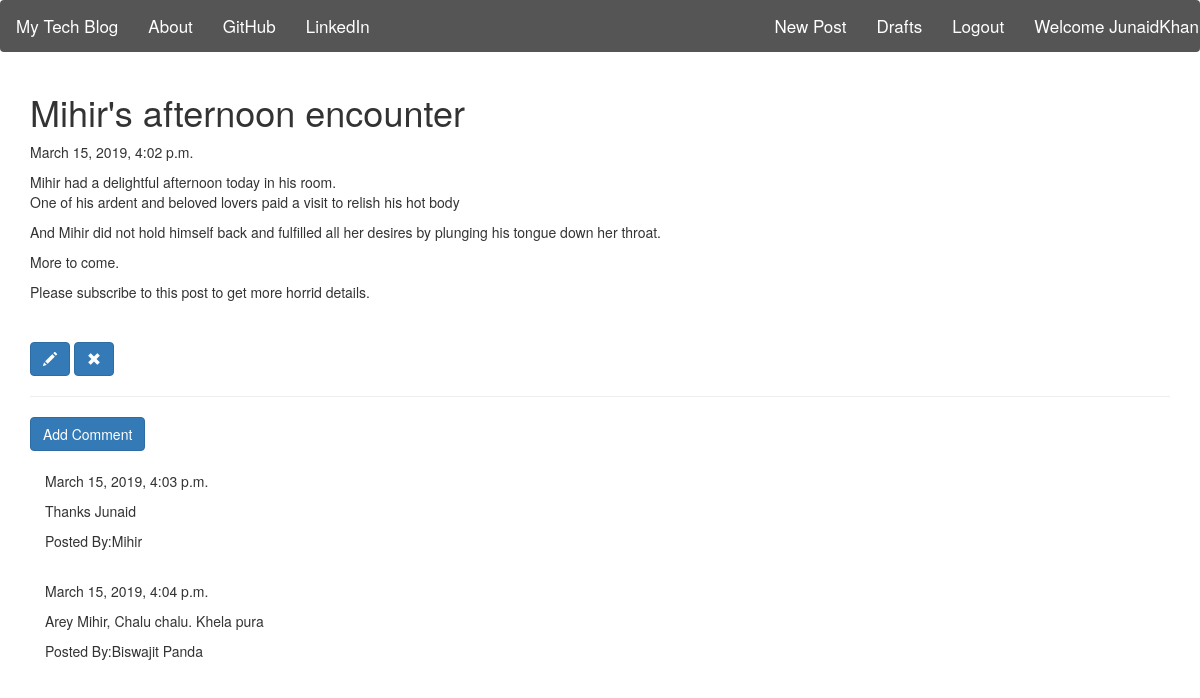
/blog/post/10/ (signed in), run on the app's committed database.
### blog/models.py (models this page shows, shortened)
class Post(models.Model):
    author = models.ForeignKey('auth.User', on_delete = models.CASCADE)
    title = models.CharField(max_length = 200)
    text = models.TextField()
    created_date = models.DateTimeField(default = timezone.now)
    published_date = models.DateTimeField(blank = True, null = True)

class Comment(models.Model):
    post = models.ForeignKey(Post, on_delete = models.CASCADE, related_name = 'comments')
    author = models.CharField(max_length = 200)
    text = models.TextField()
    created_date = models.DateTimeField(default = timezone.now)
    approved_comment = models.BooleanField(default = False)

### blog/views.py (the view)
# urls.py: url(r'^post/(?P<pk>\d+)/$', views.PostDetailView.as_view(), name = 'post_detail'),
class PostDetailView(DetailView):
    model = models.Post

### blog/templates/blog/post_detail.html (shortened to what this page needs)
{% extends 'blog/base.html' %}
{% block body_block %}
  <h1 class="posttitle">{{post.title}}</h1>
  {% if post.published_date %}
    <div class="date postdate">
      {{post.published_date}}
    </div>
  {% else %}
      <a class="btn btn-default" href="{% url 'blog:post_publish' pk=post.pk %}">Publish</a>
  {% endif %}
  <p class = 'postcontent'>{{ post.text|safe|linebreaksbr }}</p>
  {% if user.is_authenticated %}
    <a class="btn btn-primary" href="{% url 'blog:post_edit' pk=post.pk %}"><span class="glyphicon glyphicon-pencil"></span></a>
    <a class="btn btn-primary" href="{% url 'blog:post_remove' pk=post.pk %}"><span class="glyphicon glyphicon-remove"></span></a>
  {% endif %}
  <hr>
  <a class="btn btn-primary btn-comment" href="{% url 'blog:add_comment_to_post' pk=post.pk %}">Add Comment</a>
  <div class="container">
    {% for comment in post.comments.all %}
      <br>
      {% if user.is_authenticated or comment.approved_comment %}
        {{comment.created_date}}
        <p>{{comment.text|safe|linebreaks}}</p>
        <p>Posted By:{{comment.author}}</p>
      {% endif %}
      {% empty %}
      <p>No Comments</p>
    {% endfor %}
  </div>
{% endblock %}

### blog/templates/blog/base.html (shortened to what this page needs)
<!DOCTYPE html>
{% load staticfiles %}
<html lang="en" dir="ltr">
  <head>
    <link rel="stylesheet" href="https://maxcdn.bootstrapcdn.com/bootstrap/3.4.0/css/bootstrap.min.css">
    <link rel="stylesheet" href="//cdn.jsdelivr.net/npm/medium-editor@latest/dist/css/medium-editor.min.css" type="text/css" media="screen" charset="utf-8">
    <link rel="stylesheet" href="{% static 'css/blog.css'%}">
  </head>
  <body>
    <nav class="navbar">
        <ul class=" nav navbar-nav">
          <li class=""><a href="{% url 'blog:post_list' %}">My Tech Blog</a></li>
          <li><a href="{% url 'blog:about' %}">About</a></li>
          <li><a href="www.github.com">GitHub</a></li>
          <li><a href="www.linkedin.com">LinkedIn</a></li>
        </ul>
        <ul class="nav navbar-nav navbar-right">
          {% if user.is_authenticated %}
            <li><a href="{% url 'blog:post_new' %}">New Post</a></li>
            <li><a href="{% url 'blog:post_draft_list' %}">Drafts</a></li>
            <li><a href="{% url 'logout' %}">Logout</a></li>
            <li><a>Welcome {{user.username}} </a></li>
          {% else %}
            <li><a href="{% url 'login' %}"><span class="glyphicon glyphicon-user"></span></a></li>
          {% endif %}
        </ul>
    </nav>
    <div class="content container">
          {% block body_block %}
          {% endblock %}
    </div>
  </body>
</html>

### blog/static/css/blog.css (style rules this page uses)
.navbar { width: 100%; background-color: #555; overflow: auto; }
.navbar a { float: left; text-align: center; padding: 12px; color: white; text-decoration: none; font-size: 17px; }

### data on the page
Post: title "Mihir's afternoon encounter", published_date "March 15, 2019, 4:02 p.m.", text "Mihir had a delightful afternoon today in his room. One of his ardent and beloved lovers paid a visit to relish his hot body And Mihir did not hold himself back and fulfilled all her desires by plunging his tongue down her throat. More to come. Please subscribe to this post to get more horrid details."
Comment: created_date "March 15, 2019, 4:03 p.m.", text "Thanks Junaid", author "Mihir"
Comment: created_date "March 15, 2019, 4:04 p.m.", text "Arey Mihir, Chalu chalu. Khela pura", author "Biswajit Panda"

### other printed values
{{ user.username }} "JunaidKhan"
